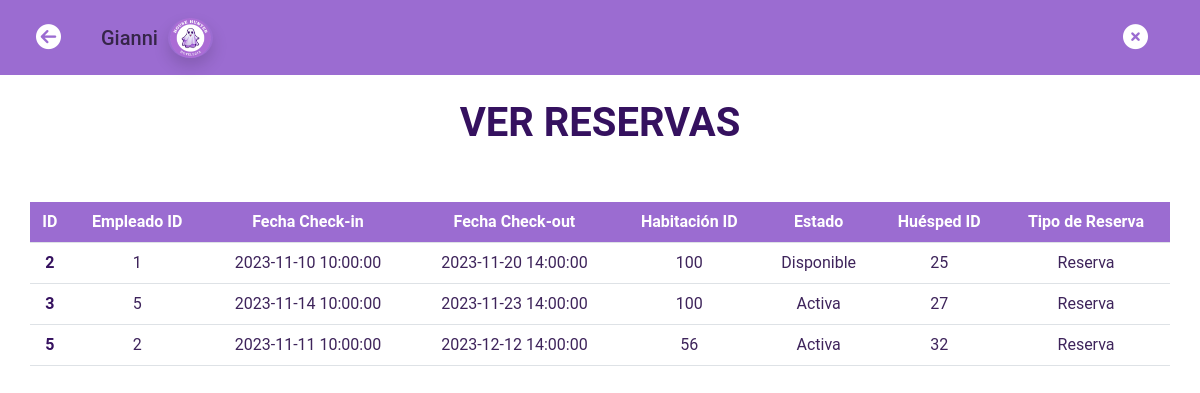
/reserva/reservaVer (signed in), run on the app's committed database.
### tables this page shows
CREATE TABLE RESERVA (
        id INTEGER PRIMARY KEY,
        empleado_id INTEGER,
        fechaChekin DATETIME,
        fechaCheckout DATETIME,
        habitacion_id INTEGER,
        estado TEXT,
        huesped_id INTEGER,
        tipoReserva  TEXT,
        FOREIGN KEY (empleado_id) REFERENCES EMPLEADO (id),
        FOREIGN KEY (habitacion_id) REFERENCES HABITACION (id),
        FOREIGN KEY (huesped_id) REFERENCES HUESPED (id)
        );

### main.py (the view)
@app.route('/reserva/reservaVer', methods=['GET'])
def  reservaVer():
        menu = Menu(nombre_empleado=session.get('usuario'), contrasena_empleado=session.get('contrasena'), id_empleado=session.get('id'))
        reservas = menu.ver_reservas()
        return render_template('reservaVer.html', nombre_usuario=session.get('usuario'), reservas=reservas)

### Menu.py (called while the page is built)
  def ver_reservas(self):
        nombreBD = "househunter.db"
        conexion = Conexion(nombreBD)
        conexion.CrearTablaReserva()
        reservas = conexion.ConsultarReservasReserva()
        return reservas  # Devuelve la lista de reservas

### bd.py (called while the page is built)
  def CrearTablaReserva(self):
        self.cursor.execute('''
        CREATE TABLE IF NOT EXISTS RESERVA (
        id INTEGER PRIMARY KEY,
        empleado_id INTEGER,
        fechaChekin DATETIME,
        fechaCheckout DATETIME,
        habitacion_id INTEGER,
        estado TEXT,
        huesped_id INTEGER,
        tipoReserva  TEXT,
        FOREIGN KEY (empleado_id) REFERENCES EMPLEADO (id),
        FOREIGN KEY (habitacion_id) REFERENCES HABITACION (id),
        FOREIGN KEY (huesped_id) REFERENCES HUESPED (id)
        )
        ''')
        self.conexion.commit()

  def ConsultarReservasReserva(self):
        self.cursor.execute("SELECT * FROM RESERVA WHERE tipoReserva = 'Reserva'")
        reservas_reserva = self.cursor.fetchall()
        if not reservas_reserva:
            print("No se encontraron reservas de tipo Reserva.")
        return reservas_reserva

### templates/reservaVer.html (shortened to what this page needs)
<!DOCTYPE html>
<html lang="es">
<head>
    <link href="https://cdn.jsdelivr.net/npm/bootstrap@5.3.2/dist/css/bootstrap.min.css" rel="stylesheet"
>
    <link rel="stylesheet" type="text/css" href="{{ url_for('static', filename='styles/style.css')}}">
</head>
<body>
    <nav class="navbar navbar-expand-lg navbar-light bg-light">
        <div class="container-fluid">
            <a class="navbar-brand" href="{{ url_for('reserva') }}">
                <i class="fa-solid fa-circle-arrow-left fa-lg m-4"></i>
            </a>
            <div class="collapse navbar-collapse" id="navbarNav">
                <div class="navbar-text">
                    <h5 class="mr-3"> {{ nombre_usuario }} </h5>
                    <img src="{{ url_for('static', filename='img/logo2.png') }}" alt="Foto del Empleado" height="40" class="rounded-circle me-2 shadow">
                </div>
            </div>
            <a class="navbar-brand ms-auto" href="{{ url_for('cerrar') }}">
                <i class="fa-solid fa-circle-xmark fa-lg m-4"></i>
            </a>
        </div>
    </nav>
    <div class="container text-center mt-4">
        <div class="row">
           <h1 class="text-darkviolet">Ver Reservas</h1>
        </div>
        <div class="row">
            <h2>Tabla de Reservas</h2>
            <table class="table table-responsive-md">
                <thead>
                    <tr>
                        <th scope="col" class="bg-violet">ID</th>
                        <th scope="col" class="d-none d-sm-table-cell bg-violet">Empleado ID</th>
                        <th scope="col" class="bg-violet">Fecha Check-in</th>
                        <th scope="col" class="bg-violet">Fecha Check-out</th>
                        <th scope="col" class="d-none d-sm-table-cell bg-violet">Habitación ID</th>
                        <th scope="col" class="bg-violet">Estado</th>
                        <th scope="col" class="d-none d-sm-table-cell bg-violet">Huésped ID</th>
                        <th scope="col" class="bg-violet">Tipo de Reserva</th>
                    </tr>
                </thead>
                <tbody class="table-body">
                    {% for reserva in reservas %}
                        <tr>
                            <th scope="row">{{ reserva[0] }}</th>
                            <td class="d-none d-sm-table-cell">{{ reserva[1] }}</td>
                            <td>{{ reserva[2] }}</td>
                            <td>{{ reserva[3] }}</td>
                            <td class="d-none d-sm-table-cell">{{ reserva[4] }}</td>
                            <td>{{ reserva[5] }}</td>
                            <td class="d-none d-sm-table-cell">{{ reserva[6] }}</td>
                            <td>{{ reserva[7] }}</td>
                        </tr>
                    {% endfor %}
                </tbody>
            </table>
        </div>
    </div>
</body>
</html>

### static/styles/style.css (style rules this page uses)
a { text-decoration: none; font-family: 'Roboto', sans-serif; font-weight: bold; }
body { overflow-x: hidden; justify-content: center; font-family: 'Roboto', sans-serif !important; }
.fa-solid { color: #fff !important; }
.text-center { font-family: 'Roboto', sans-serif; font-weight: bold; color: #fff !important; }
div.row { display: flex !important; justify-content: center !important; }
.navbar { background-color: #9B6CD1 !important; }
.navbar-text { display: flex; align-items: center; padding-right: 25px; }
.mr-3 { margin-right: 10px; margin-bottom: 0px; }
.bg-violet { background: #9B6CD1 !important; color: #fff !important; }
.table-body { font-weight: 400; }
td { color: #3e245b !important; }
th { color: #35115f !important; }
.text-darkviolet { color: #35115f !important; font-weight: bold; text-transform: uppercase; }

### data on the page
RESERVA: id "2", empleado "1", fechaChekin "2023-11-10 10:00:00", fechaCheckout "2023-11-20 14:00:00", habitacion "100", estado "Disponible", huesped "25", tipoReserva "Reserva"
RESERVA: id "3", empleado "5", fechaChekin "2023-11-14 10:00:00", fechaCheckout "2023-11-23 14:00:00", habitacion "100", estado "Activa", huesped "27", tipoReserva "Reserva"
RESERVA: id "5", empleado "2", fechaChekin "2023-11-11 10:00:00", fechaCheckout "2023-12-12 14:00:00", habitacion "56", estado "Activa", huesped "32", tipoReserva "Reserva"

### other printed values
{{ nombre_usuario }} "Gianni"
